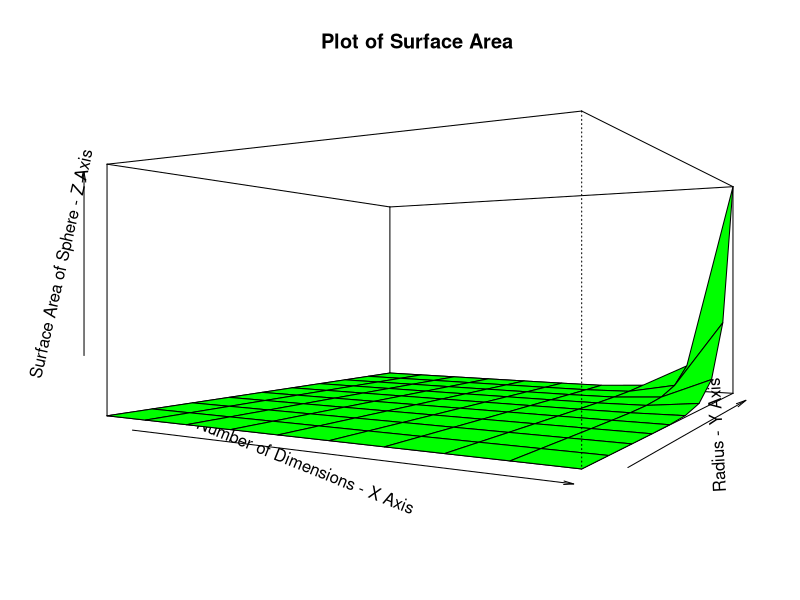

Reproduce this figure in R.
## ---- chunk 1
knitr::opts_chunk$set(echo = TRUE)
## ---- chunk 2
x=(1:10)#dimension
y=(1:10)#radius
z=function(x,y){(2*(pi^((x+1)/2))*(y**x))/(gamma((x+1)/2))}
## ---- chunk 3
z=outer(x,y,z)
persp(x,y,z,xlab = "Number of Dimensions - X Axis",ylab = "Radius - Y Axis", zlab = "Surface Area of Sphere - Z Axis",main = "Plot of Surface Area ", theta = 30,col = "green",phi=0,expand = 0.5)
